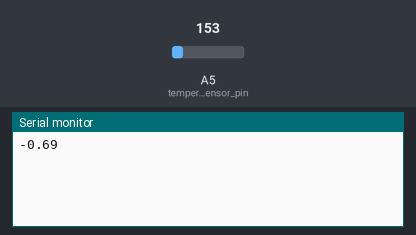
A sketch run on a simulated Arduino Uno, built with avr-gcc and run on an emulated ATmega328P. On the bench: the last lines printed to the serial monitor. Inputs (shaded band) come from the test bench; at power-on: A5 (temperature_sensor_pin) = 153.

Above: at 1.2 s.
1.3 s: A5 (temperature_sensor_pin) set to 165
At 2.6 s:
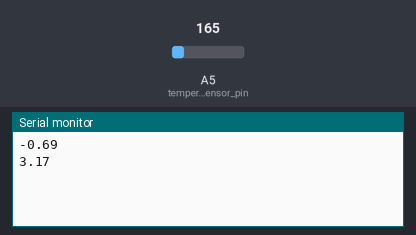
2.8 s: A5 (temperature_sensor_pin) set to 175
At 4.6 s:
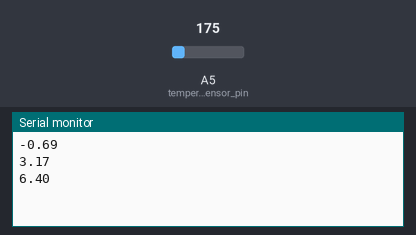
Timing chart, 0 to 6.1 s (numbered marks = the images above; inputs shaded):
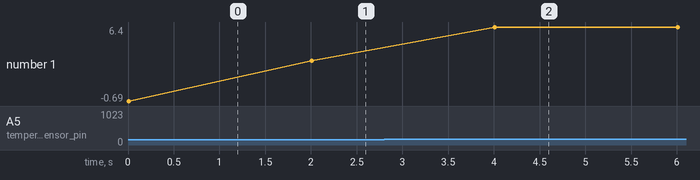

The sketch:

snail_temperature_sensor.ino
```cpp
int time_on = 25;//ms
int sampling_frequency_sec = 2;
int time_off = sampling_frequency_sec *1000; // sampling periode ms
int temperature_sensor_pin = 5;
int N = 64; //oversampling
float over_sampling_delay(sampling_frequency_sec/N);

#define aref_voltage 3.3;  // we tie 3.3V to ARef and measure it with a multimeter!
float temperature_raw;

void setup() {
	// put your setup code here, to run once:
	Serial.begin(57600);
        pinMode(temperature_sensor_pin,INPUT);
	analogReference(EXTERNAL); //to set aref at 3.3V
}

void loop() {

        unsigned long t0 = millis();
        float accum = 0;

        for(int i = 0; i < N; i++) {
	   accum += analogRead(temperature_sensor_pin); // increment the accumulator by the value in the phototransistor pin
	   delay(over_sampling_delay);
           }

        accum = accum / N;

        float voltage = accum * aref_voltage; //float voltage = temperature_raw;//convert raw temperature reading to degrees celcius
        voltage /= 1024.0;
        float temperature_C = (voltage - 0.5) * 100 ; //converting from 10 mv per degree wit 500 mV offset
        Serial.println(temperature_C); // now print out the temperature //Serial.println(" degrees C");

        unsigned long t1 = millis();
        unsigned long dt = t1 - t0;

        delay(time_off - dt);


}
```

Measured:
- after the input at 1.3 s, the serial monitor: prints a new line after 0.71 s (image 1)
- after the input at 2.8 s, the serial monitor: prints a new line after 1.2 s (image 2)
- plotted number 1: -0.69 → 3.17 after the input at 1.3 s, 3.17 → 6.4 after the input at 2.8 s
